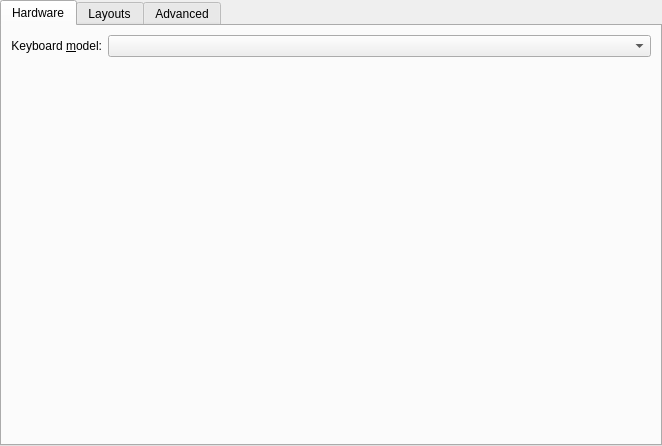
<?xml version="1.0" encoding="UTF-8"?>
<ui version="4.0">
 <class>TabWidget</class>
 <widget class="QTabWidget" name="TabWidget">
  <property name="geometry">
   <rect>
    <x>0</x>
    <y>0</y>
    <width>662</width>
    <height>446</height>
   </rect>
  </property>
  <property name="currentIndex">
   <number>0</number>
  </property>
  <widget class="QWidget" name="tabHardware">
   <attribute name="title">
    <string>Hardware</string>
   </attribute>
   <layout class="QFormLayout" name="formLayout">
    <item row="0" column="0">
     <widget class="QLabel" name="label_4">
      <property name="sizePolicy">
       <sizepolicy hsizetype="Minimum" vsizetype="Preferred">
        <horstretch>1</horstretch>
        <verstretch>0</verstretch>
       </sizepolicy>
      </property>
      <property name="text">
       <string>Keyboard &amp;model:</string>
      </property>
      <property name="alignment">
       <set>Qt::AlignRight|Qt::AlignTrailing|Qt::AlignVCenter</set>
      </property>
      <property name="buddy">
       <cstring>keyboardModelComboBox</cstring>
      </property>
     </widget>
    </item>
    <item row="0" column="1">
     <widget class="QComboBox" name="keyboardModelComboBox">
      <property name="sizePolicy">
       <sizepolicy hsizetype="Expanding" vsizetype="Fixed">
        <horstretch>2</horstretch>
        <verstretch>0</verstretch>
       </sizepolicy>
      </property>
      <property name="whatsThis">
       <string>Here you can choose a keyboard model. This setting is independent of your keyboard layout and refers to the &quot;hardware&quot; model, i.e. the way your keyboard is manufactured. Modern keyboards that come with your computer usually have two extra keys and are referred to as &quot;104-key&quot; models, which is probably what you want if you do not know what kind of keyboard you have.
</string>
      </property>
      <property name="maxVisibleItems">
       <number>15</number>
      </property>
      <property name="sizeAdjustPolicy">
       <enum>QComboBox::AdjustToContents</enum>
      </property>
     </widget>
    </item>
    <item row="1" column="0" colspan="2">
     <widget class="QWidget" name="lowerHardwareWidget" native="true">
      <property name="sizePolicy">
       <sizepolicy hsizetype="Expanding" vsizetype="Expanding">
        <horstretch>1</horstretch>
        <verstretch>1</verstretch>
       </sizepolicy>
      </property>
      <property name="minimumSize">
       <size>
        <width>0</width>
        <height>100</height>
       </size>
      </property>
      <property name="baseSize">
       <size>
        <width>0</width>
        <height>0</height>
       </size>
      </property>
      <layout class="QVBoxLayout" name="verticalLayout_2">
       <property name="margin">
        <number>0</number>
       </property>
      </layout>
     </widget>
    </item>
   </layout>
  </widget>
  <widget class="QWidget" name="tabLayouts">
   <attribute name="title">
    <string>Layouts</string>
   </attribute>
   <layout class="QGridLayout" name="gridLayout_4">
    <item row="0" column="0">
     <layout class="QHBoxLayout" name="horizontalLayout_3">
      <item>
       <widget class="KButtonGroup" name="kbuttongroup">
        <property name="title">
         <string>Layout Indicator</string>
        </property>
        <layout class="QGridLayout" name="gridLayout_3">
         <item row="0" column="0">
          <widget class="QCheckBox" name="showIndicatorChk">
           <property name="text">
            <string>Show layout indicator</string>
           </property>
          </widget>
         </item>
         <item row="1" column="0">
          <widget class="QCheckBox" name="showSingleChk">
           <property name="text">
            <string>Show for single layout</string>
           </property>
          </widget>
         </item>
         <item row="2" column="0">
          <widget class="QCheckBox" name="showFlagChk">
           <property name="text">
            <string>Show flag</string>
           </property>
          </widget>
         </item>
        </layout>
       </widget>
      </item>
      <item>
       <widget class="KButtonGroup" name="switchingPolicyButtonGroup">
        <property name="whatsThis">
         <string>If you select &quot;Application&quot; or &quot;Window&quot; switching policy, changing the keyboard layout will only affect the current application or window.</string>
        </property>
        <property name="title">
         <string>Switching Policy</string>
        </property>
        <layout class="QGridLayout">
         <item row="0" column="0">
          <widget class="QRadioButton" name="switchByGlobalRadioBtn">
           <property name="text">
            <string>&amp;Global</string>
           </property>
           <property name="checked">
            <bool>true</bool>
           </property>
          </widget>
         </item>
         <item row="1" column="0">
          <widget class="QRadioButton" name="switchByDesktopRadioBtn">
           <property name="text">
            <string>&amp;Desktop</string>
           </property>
          </widget>
         </item>
         <item row="2" column="0">
          <widget class="QRadioButton" name="switchByApplicationRadioBtn">
           <property name="text">
            <string>&amp;Application</string>
           </property>
          </widget>
         </item>
         <item row="3" column="0">
          <widget class="QRadioButton" name="switchByWindowRadioBtn">
           <property name="text">
            <string>&amp;Window</string>
           </property>
          </widget>
         </item>
        </layout>
       </widget>
      </item>
      <item>
       <widget class="QGroupBox" name="shortcutsGroupBox">
        <property name="title">
         <string>Shortcuts for Switching Layout</string>
        </property>
        <layout class="QGridLayout" name="_2">
         <item row="0" column="0">
          <widget class="QLabel" name="label">
           <property name="text">
            <string>Main shortcuts:</string>
           </property>
           <property name="alignment">
            <set>Qt::AlignRight|Qt::AlignTrailing|Qt::AlignVCenter</set>
           </property>
           <property name="buddy">
            <cstring>xkbGrpShortcutBtn</cstring>
           </property>
          </widget>
         </item>
         <item row="0" column="1">
          <widget class="QPushButton" name="xkbGrpShortcutBtn">
           <property name="whatsThis">
            <string>This is a shortcut for switching layouts which is handled by X.org. It allows modifier-only shortcuts.</string>
           </property>
           <property name="text">
            <string comment="no shortcut defined">None</string>
           </property>
          </widget>
         </item>
         <item row="0" column="2">
          <widget class="QToolButton" name="xkbGrpClearBtn">
           <property name="text">
            <string>...</string>
           </property>
          </widget>
         </item>
         <item row="1" column="0">
          <widget class="QLabel" name="label_3">
           <property name="text">
            <string>3rd level shortcuts:</string>
           </property>
           <property name="alignment">
            <set>Qt::AlignRight|Qt::AlignTrailing|Qt::AlignVCenter</set>
           </property>
           <property name="buddy">
            <cstring>xkb3rdLevelShortcutBtn</cstring>
           </property>
          </widget>
         </item>
         <item row="1" column="1">
          <widget class="QPushButton" name="xkb3rdLevelShortcutBtn">
           <property name="whatsThis">
            <string>This is a shortcut for switching to a third level of the active layout (if it has one) which is handled by X.org. It allows modifier-only shortcuts.</string>
           </property>
           <property name="text">
            <string comment="no shortcut defined">None</string>
           </property>
          </widget>
         </item>
         <item row="1" column="2">
          <widget class="QToolButton" name="xkb3rdLevelClearBtn">
           <property name="text">
            <string>...</string>
           </property>
          </widget>
         </item>
         <item row="2" column="0">
          <widget class="QLabel" name="label_2">
           <property name="text">
            <string>Alternative shortcut:</string>
           </property>
           <property name="alignment">
            <set>Qt::AlignRight|Qt::AlignTrailing|Qt::AlignVCenter</set>
           </property>
           <property name="buddy">
            <cstring>kdeKeySequence</cstring>
           </property>
          </widget>
         </item>
         <item row="2" column="1" colspan="2">
          <widget class="KKeySequenceWidget" name="kdeKeySequence">
           <property name="whatsThis">
            <string>This is a shortcut for switching layouts which is handled by KDE. It does not support modifier-only shortcuts and also may not work in some situations (e.g. if popup is active or from screensaver).</string>
           </property>
           <property name="multiKeyShortcutsAllowed">
            <bool>false</bool>
           </property>
          </widget>
         </item>
        </layout>
       </widget>
      </item>
     </layout>
    </item>
    <item row="1" column="0">
     <widget class="QCheckBox" name="configureLayoutsChk">
      <property name="text">
       <string>Configure layouts</string>
      </property>
     </widget>
    </item>
    <item row="2" column="0">
     <widget class="QGroupBox" name="layoutsGroupBox">
      <property name="enabled">
       <bool>false</bool>
      </property>
      <property name="title">
       <string/>
      </property>
      <layout class="QGridLayout" name="gridLayout_2">
       <item row="0" column="0">
        <layout class="QHBoxLayout" name="horizontalLayout">
         <item>
          <widget class="QPushButton" name="addLayoutBtn">
           <property name="text">
            <string>Add Layout</string>
           </property>
          </widget>
         </item>
         <item>
          <widget class="QPushButton" name="removeLayoutBtn">
           <property name="enabled">
            <bool>false</bool>
           </property>
           <property name="text">
            <string>Remove Layout</string>
           </property>
          </widget>
         </item>
         <item>
          <widget class="QPushButton" name="moveUpBtn">
           <property name="enabled">
            <bool>false</bool>
           </property>
           <property name="text">
            <string/>
           </property>
          </widget>
         </item>
         <item>
          <widget class="QPushButton" name="moveDownBtn">
           <property name="enabled">
            <bool>false</bool>
           </property>
           <property name="text">
            <string/>
           </property>
          </widget>
         </item>
         <item>
          <spacer name="horizontalSpacer">
           <property name="orientation">
            <enum>Qt::Horizontal</enum>
           </property>
           <property name="sizeHint" stdset="0">
            <size>
             <width>40</width>
             <height>20</height>
            </size>
           </property>
          </spacer>
         </item>
        </layout>
       </item>
       <item row="1" column="0">
        <widget class="QTableView" name="layoutsTableView">
         <property name="selectionBehavior">
          <enum>QAbstractItemView::SelectRows</enum>
         </property>
         <property name="showGrid">
          <bool>false</bool>
         </property>
         <attribute name="verticalHeaderVisible">
          <bool>false</bool>
         </attribute>
         <attribute name="verticalHeaderVisible">
          <bool>false</bool>
         </attribute>
        </widget>
       </item>
      </layout>
     </widget>
    </item>
   </layout>
  </widget>
  <widget class="QWidget" name="tabAdvanced">
   <attribute name="title">
    <string>Advanced</string>
   </attribute>
   <layout class="QGridLayout" name="gridLayout">
    <item row="0" column="0" colspan="2">
     <widget class="QCheckBox" name="configureKeyboardOptionsChk">
      <property name="text">
       <string>&amp;Configure keyboard options</string>
      </property>
     </widget>
    </item>
    <item row="1" column="0">
     <widget class="QTreeView" name="xkbOptionsTreeView">
      <property name="enabled">
       <bool>false</bool>
      </property>
      <property name="selectionMode">
       <enum>QAbstractItemView::NoSelection</enum>
      </property>
      <property name="headerHidden">
       <bool>true</bool>
      </property>
     </widget>
    </item>
   </layout>
  </widget>
 </widget>
 <customwidgets>
  <customwidget>
   <class>KButtonGroup</class>
   <extends>QGroupBox</extends>
   <header>kbuttongroup.h</header>
   <container>1</container>
  </customwidget>
  <customwidget>
   <class>KKeySequenceWidget</class>
   <extends>QWidget</extends>
   <header>kkeysequencewidget.h</header>
  </customwidget>
 </customwidgets>
 <resources/>
 <connections/>
 <slots>
  <signal>changed(bool)</signal>
 </slots>
</ui>
